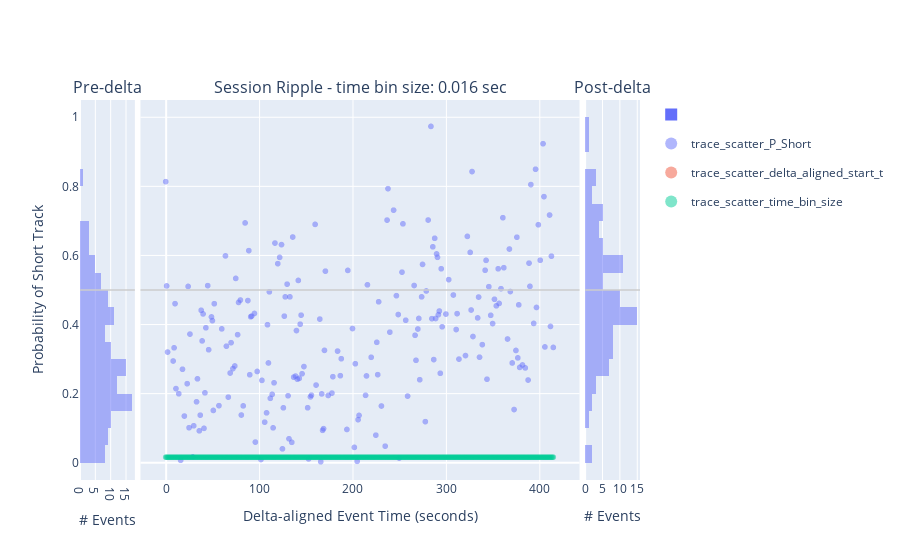

Notebook code cell kept with this figure:
### Code cell
# histogram_bins = 'auto'
histogram_bins: int = 25

# ripple_weighted_corr_merged_df = ripple_weighted_corr_merged_df[['P_Short','delta_aligned_start_t', 'time_bin_size']]
ripple_weighted_corr_merged_df = ripple_weighted_corr_merged_df[['P_Short','delta_aligned_start_t', 'time_bin_size']]
new_ripple_fig, new_ripple_fig_context = plotly_pre_post_delta_scatter(data_results_df=ripple_weighted_corr_merged_df, out_scatter_fig=None, histogram_bins=histogram_bins,
                                                                        px_scatter_kwargs=dict(title='Ripple'), histogram_variable_name='P_Short')

# new_laps_fig = new_laps_fig.update_layout(fig_size_kwargs, 
#     xaxis_title="X Axis Title",
#     yaxis_title="Y Axis Title",
#     legend_title="Legend Title",
#     font=dict(
#         family="Courier New, monospace",
#         size=18,
#         color="RebeccaPurple"
#     ),
# )
# Update x-axis labels
# new_laps_fig.update_xaxes(title_text="Num Time Bins", row=1, col=1)
# new_laps_fig.update_xaxes(title_text="Delta-aligned Event Time (seconds)", row=1, col=2)
# new_laps_fig.update_xaxes(title_text="Num Time Bins", row=1, col=3)


_extras_output_dict = {}
_extras_output_dict["y_mid_line"] = new_ripple_fig.add_hline(y=0.5, line=dict(color="rgba(0.8,0.8,0.8,.75)", width=2), row='all', col='all')

new_ripple_fig



# # Update layout to add a title to the legend
# new_fig_ripples.update_layout(
#     legend_title_text='Is User Selected'  # Add a title to the legend
# )

# fig_to_clipboard(new_fig_ripples, **fig_size_kwargs)

# new_laps_fig_context: IdentifyingContext = new_laps_fig_context.adding_context_if_missing(epoch='withNewKamranExportedReplays', num_sessions=num_sessions, plot_type='scatter+hist', comparison='pre-post-delta', variable_name=variable_name)
# figure_out_paths = save_plotly(a_fig=new_laps_fig, a_fig_context=new_laps_fig_context)
# new_laps_fig

### Figure 1 — Plotly figure (JSON) as saved in the notebook; plotly's stock layout.template omitted (floating-point values rounded to 4 significant figures; data arrays with more than 128 entries replaced by an {"elided": "..."} marker saying what was removed)
{"data": [{"alignmentgroup": "True", "bingroup": "y", "hovertemplate": "count=%{x}<br>P_Short=%{y}<extra></extra>", "legendgroup": "", "marker": {"color": "#636efa", "opacity": 0.5, "pattern": {"shape": ""}}, "name": "", "nbinsy": 25, "offsetgroup": "", "orientation": "h", "showlegend": true, "type": "histogram", "xaxis": "x", "xbins": {"end": 0.95, "size": 0.1, "start": 0.05}, "y": {"elided": "235 float values"}, "yaxis": "y"}, {"hovertemplate": "variable=P_Short<br>index=%{x}<br>value=%{y}<extra></extra>", "legendgroup": "P_Short", "marker": {"color": "#636efa", "line": {"width": 0}, "opacity": 0.5, "symbol": "circle"}, "mode": "markers", "name": "trace_scatter_P_Short", "showlegend": true, "type": "scattergl", "x": {"elided": "416 int values"}, "xaxis": "x2", "y": {"elided": "416 float values"}, "yaxis": "y2"}, {"hovertemplate": "variable=delta_aligned_start_t<br>index=%{x}<br>value=%{y}<extra></extra>", "legendgroup": "delta_aligned_start_t", "marker": {"color": "#EF553B", "line": {"width": 0}, "opacity": 0.5, "symbol": "circle"}, "mode": "markers", "name": "trace_scatter_delta_aligned_start_t", "showlegend": true, "type": "scattergl", "x": {"elided": "416 int values"}, "xaxis": "x2", "y": {"elided": "416 float values"}, "yaxis": "y2"}, {"hovertemplate": "variable=time_bin_size<br>index=%{x}<br>value=%{y}<extra></extra>", "legendgroup": "time_bin_size", "marker": {"color": "#00cc96", "line": {"width": 0}, "opacity": 0.5, "symbol": "circle"}, "mode": "markers", "name": "trace_scatter_time_bin_size", "showlegend": true, "type": "scattergl", "x": {"elided": "416 int values"}, "xaxis": "x2", "y": {"elided": "416 float values"}, "yaxis": "y2"}, {"alignmentgroup": "True", "bingroup": "y", "hovertemplate": "count=%{x}<br>P_Short=%{y}<extra></extra>", "legendgroup": "", "marker": {"color": "#636efa", "opacity": 0.5, "pattern": {"shape": ""}}, "name": "trace_post_delta_hist", "nbinsy": 25, "offsetgroup": "", "orientation": "h", "showlegend": false, "type": "histogram", "xaxis": "x3", "xbins": {"end": 1, "size": 0.1, "start": 0}, "y": {"elided": "181 float values"}, "yaxis": "y3"}], "layout": {"annotations": [{"font": {"size": 16}, "showarrow": false, "text": "Pre-delta", "x": 0.049, "xanchor": "center", "xref": "paper", "y": 1, "yanchor": "bottom", "yref": "paper"}, {"font": {"size": 16}, "showarrow": false, "text": "Session Ripple - time bin size: 0.016 sec", "x": 0.5, "xanchor": "center", "xref": "paper", "y": 1, "yanchor": "bottom", "yref": "paper"}, {"font": {"size": 16}, "showarrow": false, "text": "Post-delta", "x": 0.951, "xanchor": "center", "xref": "paper", "y": 1, "yanchor": "bottom", "yref": "paper"}], "barmode": "overlay", "legend": {"itemsizing": "constant", "traceorder": "grouped"}, "meta": {"figure_context": {"comparison": "pre-post-delta", "data_grain": null, "epochs_name": null, "histogram_variable_name": "P_Short", "num_unique_sessions": 1, "plot_type": "scatter+hist", "t_bin_size": 0.016, "title": "Session Ripple - time bin size: 0.016 sec", "variable_name": "P_Short"}, "preferred_filename": "P_Short_1_0.016_Session Ripple - time bin size- 0.016 sec_None_None_scatter+hist_pre-post-delta_P_Short"}, "shapes": [{"line": {"color": "rgba(0.8,0.8,0.8,.75)", "width": 2}, "type": "line", "x0": 0, "x1": 1, "xref": "x domain", "y0": 0.5, "y1": 0.5, "yref": "y"}, {"line": {"color": "rgba(0.8,0.8,0.8,.75)", "width": 2}, "type": "line", "x0": 0, "x1": 1, "xref": "x2 domain", "y0": 0.5, "y1": 0.5, "yref": "y2"}, {"line": {"color": "rgba(0.8,0.8,0.8,.75)", "width": 2}, "type": "line", "x0": 0, "x1": 1, "xref": "x3 domain", "y0": 0.5, "y1": 0.5, "yref": "y3"}], "xaxis": {"anchor": "y", "domain": [0, 0.098], "title": {"text": "# Events"}}, "xaxis2": {"anchor": "y2", "domain": [0.108, 0.892], "title": {"text": "Delta-aligned Event Time (seconds)"}}, "xaxis3": {"anchor": "y3", "domain": [0.902, 1], "title": {"text": "# Events"}}, "yaxis": {"anchor": "x", "autorange": false, "domain": [0, 1], "fixedrange": true, "range": [-0.05, 1.05], "title": {"text": "Probability of Short Track"}}, "yaxis2": {"anchor": "x2", "autorange": false, "domain": [0, 1], "fixedrange": true, "matches": "y", "range": [-0.05, 1.05], "showticklabels": false}, "yaxis3": {"anchor": "x3", "autorange": false, "domain": [0, 1], "fixedrange": true, "matches": "y", "range": [-0.05, 1.05], "showticklabels": false}}}
